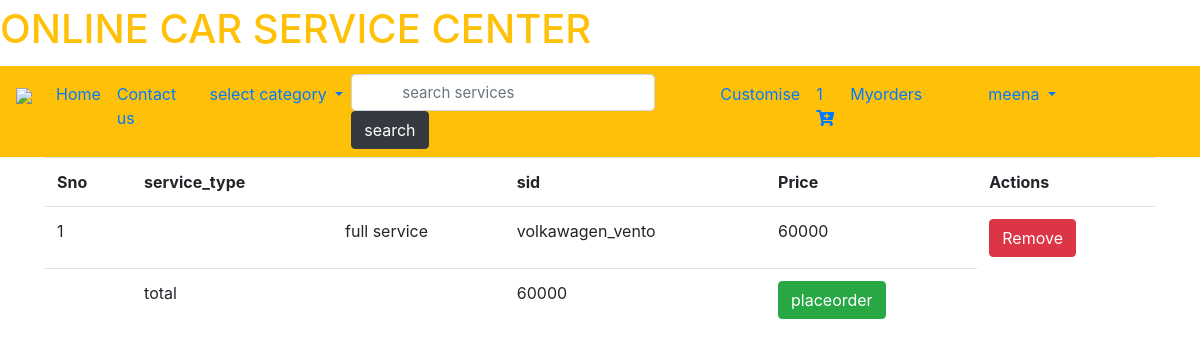
Page /cartdetails/ (signed in) on the committed database.
### service/models.py (models this page shows, shortened)
class User(AbstractUser):
	t = (
		(1,'owner'),
		(2,'customer'),
		(3,'Anonymous'),
		)
	role = models.IntegerField(default=3,choices=t)
	g=[('M',"Male"),('F','Female')]
	age=models.IntegerField(default=10)
	impf=models.ImageField(upload_to='Profiles/',default="Note.jpg")
	gender=models.CharField(max_length=10,choices=g)
	first_name=models.CharField(max_length=100)
	last_name=models.CharField(max_length=100)
	car_regno=models.CharField(max_length=20)
	phno=models.CharField(null='True',max_length=30)
	address=models.TextField(null='True')
	city=models.CharField(max_length=30,null='True')
	state=models.CharField(max_length=40,null='True')
	pin=models.IntegerField(null='True')
	nameoncard=models.CharField(max_length=30,null='True')
	creditcardnumber=models.IntegerField(null='True')
	Expyear=models.DateField(null='True')
	expmonth=models.CharField(max_length=20,null='True')
	cvv=models.IntegerField(null='True')
	date=models.DateField(null='True')

class Cart(models.Model):
	user=models.ForeignKey(User,on_delete=models.CASCADE)
	service=models.ForeignKey(Services,on_delete=models.CASCADE)

class Services(models.Model):
	service_type=models.CharField(max_length=30)
	price=models.IntegerField()
	sid=models.ForeignKey(CarCategory,on_delete=models.CASCADE)
	is_status=models.IntegerField(default=1)

class CarCategory(models.Model):
	cname=models.CharField(max_length=20)
	def __str__(self):
		return self.cname

### service/views.py (the view)
# urls.py: path('cartdetails/',views.cartdetails,name="cartdetails"),
def cartdetails(request):
	c=Cart.objects.filter(user_id=request.user.id)
	d=CarCategory.objects.all()
	sum=0
	count=0
	for i in c:
		count=count+1
		sum=sum+i.service.price
	return render(request,'services/cartdetails.html',{'sum':sum,'count':count,'data':d,'cart':c})

### service/templates/services/cartdetails.html (shortened to what this page needs)
{% extends 'services/base.html' %}
{% block content %}
<div class="container">
<form action="{% url 'placeorder' %}" method="post">
<table class="table table-hover">
	<tr>
		<th>Sno</th>
		<th>service_type<th>
		<th>sid</th>
		<th>Price</th>
		<th>Actions</th>
	</tr>
	{% for i in cart %}
	<tr>
		<td>{{forloop.counter}}<td>
		<td>{{i.service.service_type}}</td>
		<td>{{i.service.sid}}</td>
		<td>{{i.service.price}}</td>
		<td><a href="{% url 'rem' i.id %}"  class="btn btn-danger"> Remove</a></td>
	</tr>
	{% endfor %}
	<tr>
		<td></td>
		<td>total</td>
		<td></td>
		<td>{{sum}}</td>
			<td><button type="submit" class="btn btn-success">placeorder</button></td>
	</tr>
</table>
</form>
</div>
{% endblock %}

### service/templates/services/navbar.html (shortened to what this page needs)
{% load static %}
 <a class="navbar-brand" href="#">
    <h1 class="text-warning" align="center">ONLINE CAR SERVICE CENTER</h1>
  </a>
<nav class="navbar navbar-expand-sm bg-warning navbar-warning">
  <div class="collapse navbar-collapse" id="collapsibleNavbar">
    <ul class="navbar-nav">
      <a class="navbar-brand" href="#">
    <img src="{% static 'images/car.png' %}"  style="width:40px;">
  </a>
      {% if not user.is_authenticated %}
      <li class="nav-item">
        <a class="nav-link" href="{% url 'home' %}">Home</a>
      </li>
      </li>
      <li class="nav-item">
        <a class="nav-link" href="{% url 'cn' %}">Contact us</a>
      </li>
       {% elif user.role == 2 %}
      <li class="nav-item">
        <a class="nav-link" href="{% url 'home' %}">Home</a>
      </li>
      <li class="nav-item">
        <a class="nav-link" href="{% url 'cn' %}">Contact us</a>
      </li>
      <li class="dropdown">
        <a type="button" class="nav-link dropdown-toggle" data-toggle="dropdown">select category
        </a>
      </li>
     <form class="form-inline four" action="/search">
          <input class="form-control" name="q" placeholder="search services" type="search" aria-label="search" style="padding-left: 50px;font-size: 15px" >
          <button class="btn btn-dark my-2 my-sm-0" type="submit" >search</button>
        </form>
      <li class="nav-item">
        <a class="nav-link" href="{% url 'custom' %}">Customise</a>
      </li>
      <ul class="navbar-nav ml-auto" style="margin-right:50px">
      <li class="nav-item">
        <a class="nav-link" href="{% url 'cartdetails' %}">{{count}}<i class="fas fa-cart-plus"></i></a>
      </li>
      <li class="nav-item">
        <a class="nav-link" href="{% url 'myorders' %}">Myorders</a>
      </li>
    </ul>
        <li class="dropdown">
  <a type="button" class="nav-link dropdown-toggle" data-toggle="dropdown">
    {{user.username}}
  </a>
</li>
      {% endif %}
    </ul>
  </div>
</nav>

### rows in the picture
User: username "meena"
Cart: service.service_type "full service", service.sid "volkawagen_vento", service.price "60000"

### other values in the picture
{{ count }} "1"
{{ sum }} "60000"
